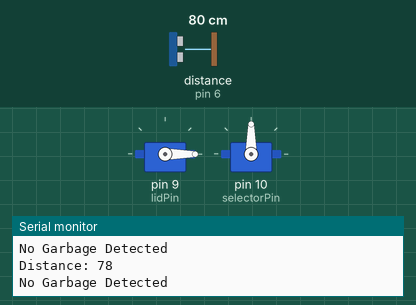
Bench run of a sketch on a simulated Arduino Uno, built with avr-gcc and run on an emulated ATmega328P. Parts: 2 × servo, the last lines printed to the serial monitor. Wiring (inferred from the names in the program): ultrasonic range finder: trigger pin 7; echo pin 6. The inputs (shaded band) are chosen by the test bench; at power-on: distance to the obstacle (sensor on pin 6) 80 cm. The echo pulse lasts 58.3 µs per cm.

Above: at 1.8 s.
1.9 s: distance to the obstacle (sensor on pin 6) set to 33 cm
3.4 s: distance to the obstacle (sensor on pin 6) set to 27 cm
At 4.6 s:
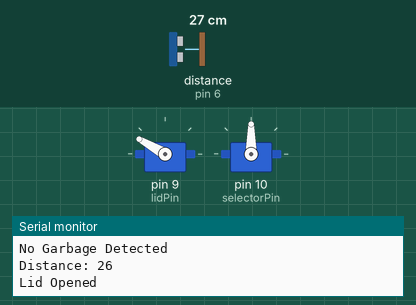
At 8.1 s:
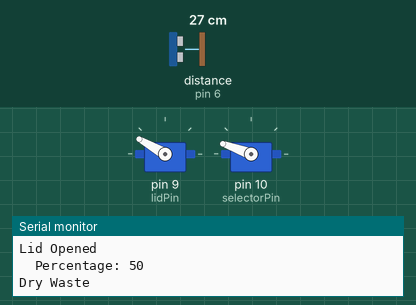
Timing chart, 0 to 11.5 s (numbered marks = the images above; inputs shaded):
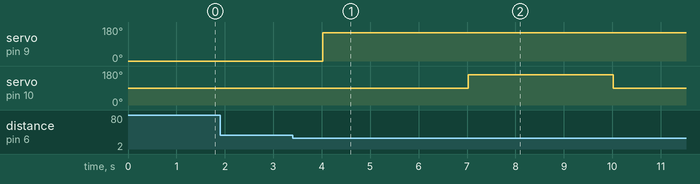

The sketch:

Smart-dustbin.ino
```cpp
#include <Servo.h>

// Ultrasonic
const int trigPin = 7;
const int echoPin = 6;

// Servos
const int lidPin = 9;
const int selectorPin = 10;

// Moisture
const int moisturePin = A0;

Servo lidServo;
Servo selectorServo;

long duration;
int distance;
int moistureValue;
int moisturePercent;

bool processDone = false;

// Servo positions
int centerPos = 90;
int wetPos = 60;
int dryPos = 160;

void setup() {
  Serial.begin(9600);

  pinMode(trigPin, OUTPUT);
  pinMode(echoPin, INPUT);

  lidServo.attach(lidPin);
  selectorServo.attach(selectorPin);

  lidServo.write(0);
  selectorServo.write(centerPos);
}

void loop() {

  // Measure Distance
  digitalWrite(trigPin, LOW);
  delayMicroseconds(2);

  digitalWrite(trigPin, HIGH);
  delayMicroseconds(10);
  digitalWrite(trigPin, LOW);

  duration = pulseIn(echoPin, HIGH);
  distance = duration * 0.034 / 2;

  Serial.print("Distance: ");
  Serial.println(distance);

  if (distance > 0 && distance < 30 && !processDone) {

    processDone = true;

    lidServo.write(150);
    Serial.println("Lid Opened");

    delay(3000);   // Wait for garbage placement

    moistureValue = analogRead(moisturePin);

    // Map 0–1023 to 0–100
    moisturePercent = map(moistureValue, 0, 1023, 0, 100);

    // Serial.print("Moisture Raw: ");
    // Serial.print(moistureValue);
    Serial.print("  Percentage: ");
    Serial.println(moisturePercent);

    // Ignore if plate empty (very high % = dry air)
    // if (moisturePercent < 95) {   // garbage placed condition

      if (moisturePercent < 40) {
        Serial.println("Wet Waste");
        selectorServo.write(wetPos);
      }
      else {
        Serial.println("Dry Waste");
        selectorServo.write(dryPos);
      }

      delay(3000);
      selectorServo.write(centerPos);
    }
    else {
      Serial.println("No Garbage Detected");
    }
  // }

  if (distance > 30 && processDone) {
    lidServo.write(0);
    Serial.println("Lid Closed");

    delay(1000);
    processDone = false;
  }

  delay(1000);
}
```

Measured:
- the behaviour switches between 31 and 30 cm on distance to the obstacle (sensor on pin 6) (found by bisection; images 0 and 1)
- after the input at 3.4 s, servo on pin 9 (lidPin): 0° → 150° after 0.62 s; servo on pin 10 (selectorPin): 90° → 160° after 3.6 s, → 90° 3.0 s later
